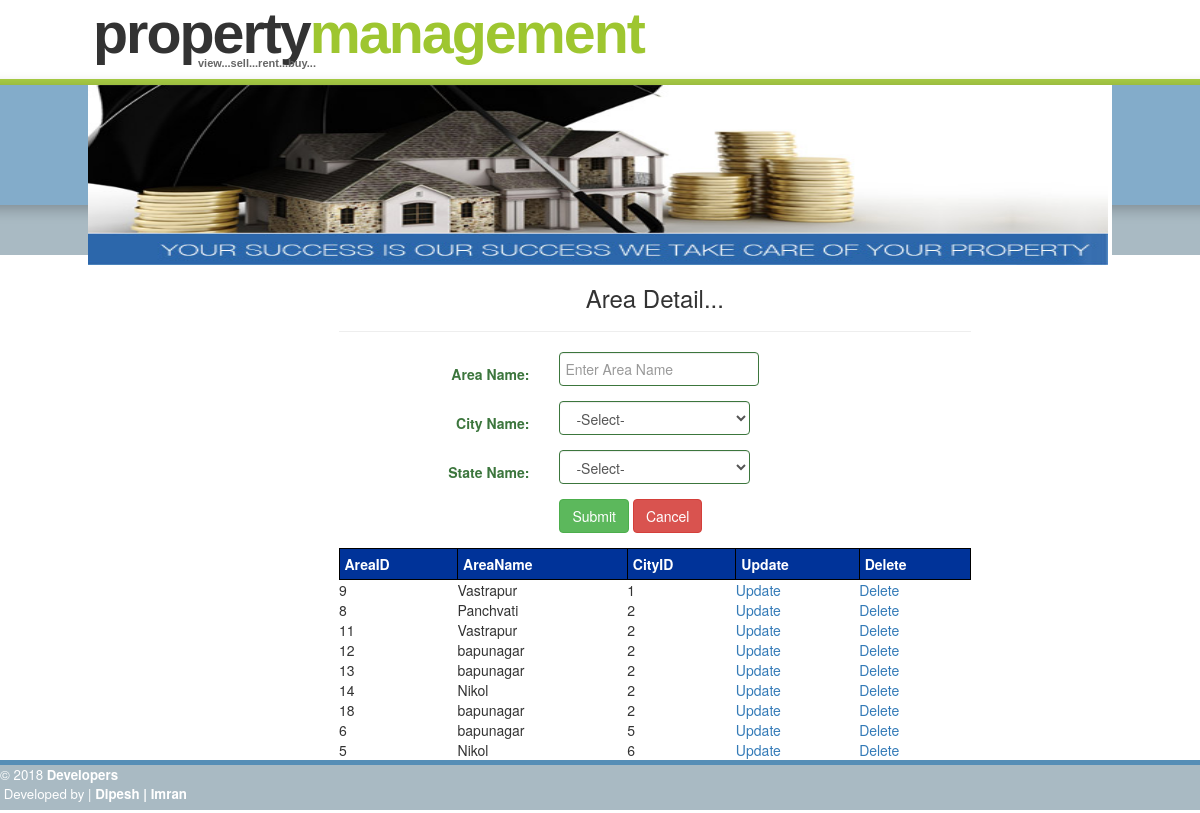
The page /admin/index.php?page=area.php on the database its author committed.
### tables this page shows
CREATE TABLE IF NOT EXISTS `tblarea` (
  `areaid` int(10) NOT NULL AUTO_INCREMENT,
  `areaname` varchar(50) NOT NULL,
  `cityid` int(10) NOT NULL,
  PRIMARY KEY (`areaid`),
  KEY `cityid` (`cityid`),
  KEY `cityid_2` (`cityid`)
);

CREATE TABLE IF NOT EXISTS `tblcity` (
  `cityid` int(4) NOT NULL AUTO_INCREMENT,
  `cityname` varchar(50) NOT NULL,
  `stateid` int(4) NOT NULL,
  PRIMARY KEY (`cityid`)
);

### admin/areagrid.php (the view, shortened to what this page needs)
<!DOCTYPE html PUBLIC "-//W3C//DTD XHTML 1.0 Transitional//EN" "http://www.w3.org/TR/xhtml1/DTD/xhtml1-transitional.dtd">
<html xmlns="http://www.w3.org/1999/xhtml">
<head>
</head>
<?php
$query = "select * from tblarea a inner join tblcity c on a.cityid=c.cityid";
$res = mysql_query($query);
?>
<body>
<table border="1px">
	<tr>
		<th>AreaID</th>
		<th>AreaName</th>
		<th>CityID</th>
		<th>Update</th>
		<th>Delete</th>
	</tr>
<?php
	while($row = mysql_fetch_array($res))
	{
		echo "<tr>";
			echo "<td>".$row["areaid"]."</td>";
			echo "<td>".$row["areaname"]."</td>";
			echo "<td>".$row["cityid"]."</td>";
			echo "<td><a href='index.php?page=areaupdate.php&areaid=".$row["areaid"]."'>Update</a></td>";
			echo "<td><a href='index.php?page=areagrid.php&areaid=".$row["areaid"]."'>Delete</a></td>";
		echo "</tr>";
	}
?>
</table>
</body>
</html>

### admin/images/BrightSide.css (style rules this page uses)
* { padding: 0; margin: 0; }
body { margin: 0; padding: 0; font: .70em/1.5em Verdana, Tahoma, Helvetica, sans-serif; color: #666666; background: #A9BAC3 url(bg.gif) repeat-x; text-align: center; }
a { color: #4284B0; background-color: inherit; text-decoration: none; }
table { border:0px solid black; width:100%; }
table td { border:0px solid black; }
table th { padding:5px; background-color:#003399; color:#FFFFFF; }

### rows shown on the page
tblarea: areaid "9", areaname "Vastrapur", cityid.cityid "1"
tblarea: areaid "8", areaname "Panchvati", cityid.cityid "2"
tblarea: areaid "11", areaname "Vastrapur", cityid.cityid "2"
tblarea: areaid "12", areaname "bapunagar", cityid.cityid "2"
tblarea: areaid "13", areaname "bapunagar", cityid.cityid "2"
tblarea: areaid "14", areaname "Nikol", cityid.cityid "2"
tblarea: areaid "18", areaname "bapunagar", cityid.cityid "2"
tblarea: areaid "6", areaname "bapunagar", cityid.cityid "5"
tblarea: areaid "5", areaname "Nikol", cityid.cityid "6"
